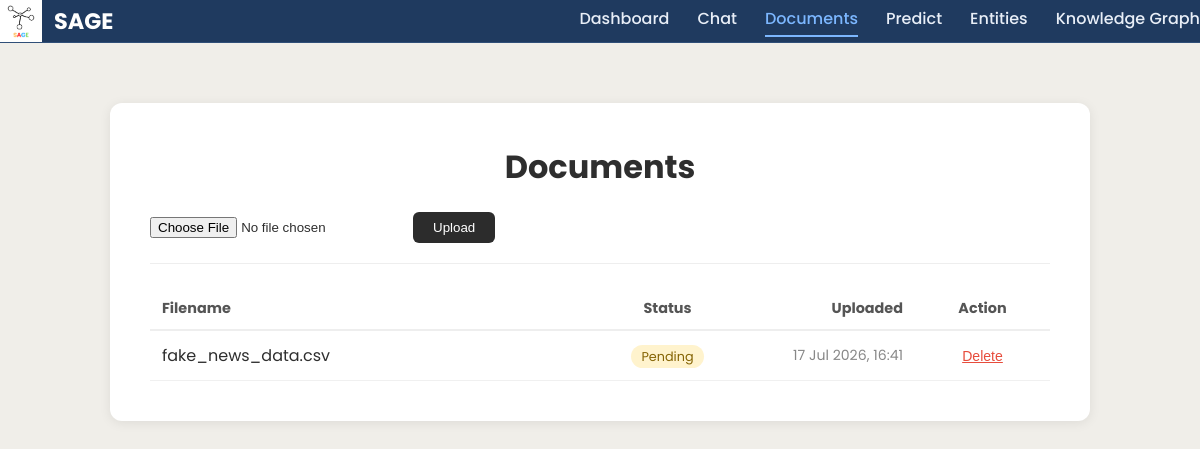
Before: /documents with the older database file.
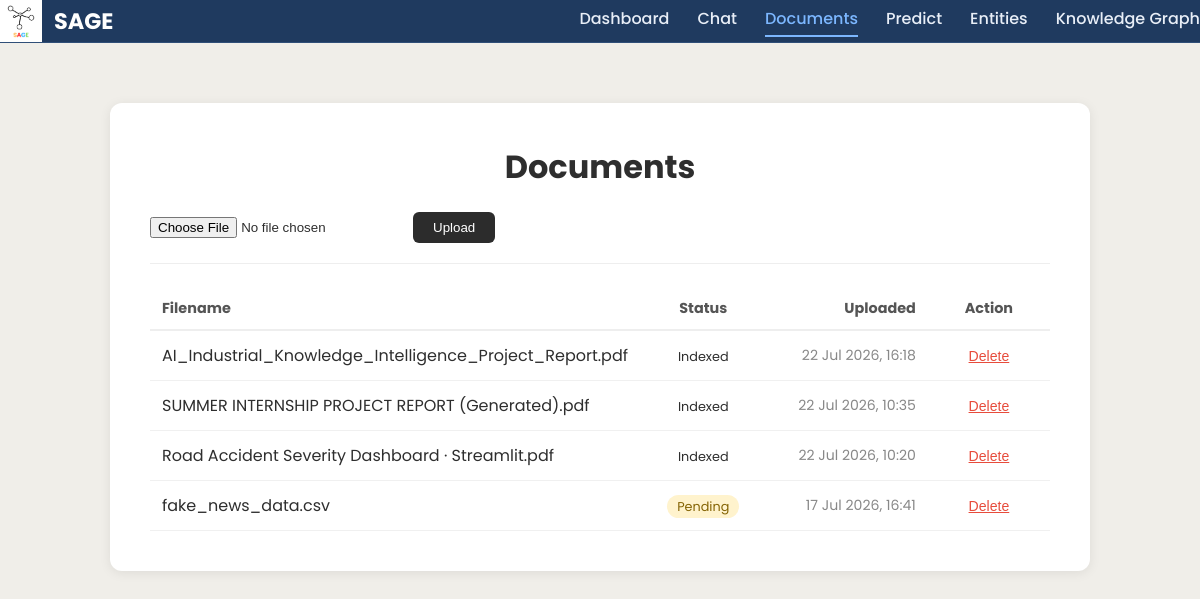
After: the same page with the newer database file.
### website/models.py (models this page shows)
class Document(db.Model):
    id = db.Column(db.Integer, primary_key=True)
    filename = db.Column(db.String(255))
    status = db.Column(db.String(20), default="pending")
    uploaded_at = db.Column(db.DateTime, default=datetime.utcnow)

### website/routes/documents.py (the view)
@documents_bp.route("/documents", methods=["GET"])
def list_documents():
    documents = Document.query.order_by(
        Document.uploaded_at.desc()
    ).all()
    return render_template(
        "documents.html",
        documents=documents
    )

### website/templates/documents.html
{% extends 'base.html' %}
{% block body %}
<div class="page-container">
    <div class="card" style="max-width: 900px;">
        <h1>Documents</h1>
        <form method="POST" action="{{ url_for('documents.upload_document') }}" enctype="multipart/form-data" class="upload-form">
            <input type="file" name="file">
            <button type="submit">Upload</button>
        </form>
        <table class="doc-table">
            <thead>
                <tr>
                    <th style="text-align:left; width:50%;">Filename</th>
                    <th style="text-align:center; width:15%;">Status</th>
                    <th style="text-align:right; width:20%;">Uploaded</th>
                    <th style="text-align:center; width:15%;">Action</th>
                </tr>
            </thead>
            <tbody>
                {% for doc in documents %}
                <tr>
                    <td style="text-align:left;">{{ doc.filename }}</td>
                    <td style="text-align:center;">
                        <span class="status-badge status-{{ doc.status }}">{{ doc.status }}</span>
                    </td>
                    <td style="text-align:right; color:#888; font-size:0.88rem;">
                        {{ doc.uploaded_at.strftime('%d %b %Y, %H:%M') }}
                    </td>
                    <td style="text-align:center;">
                        <form method="POST" action="{{ url_for('documents.delete_document', doc_id=doc.id) }}"
                              onsubmit="return confirm('Delete {{ doc.filename }}?');"
                              style="margin:0;">
                            <button type="submit" style="background:none; border:none; color:#e74c3c; cursor:pointer; font-size:0.88rem; text-decoration:underline;">Delete</button>
                        </form>
                    </td>
                </tr>
                {% endfor %}
            </tbody>
        </table>
    </div>
</div>
{% endblock %}

### website/templates/base.html (shortened to what this page needs)
<!DOCTYPE html>
<html>
<head>
    <link rel="stylesheet" href="{{ url_for('static', filename='css/main.css') }}">
</head>
<body>
    <nav class="navbar">
        <div class="navbar-brand">
            <img src="{{ url_for('static', filename='images/sage_logo.png') }}" alt="SAGE Logo">
            <span>SAGE</span>
        </div>
        <div class="navbar-links">
            <a href="{{ url_for('dashboard.dashboard') }}" class="{{ 'active' if request.endpoint == 'dashboard.dashboard' else '' }}">Dashboard</a>
            <a href="{{ url_for('chat.chat') }}" class="{{ 'active' if request.endpoint == 'chat.chat' else '' }}">Chat</a>
            <a href="{{ url_for('documents.list_documents') }}" class="{{ 'active' if request.endpoint == 'documents.list_documents' else '' }}">Documents</a>
            <a href="{{ url_for('predict.predict') }}" class="{{ 'active' if request.endpoint == 'predict.predict' else '' }}">Predict</a>
            <a href="{{ url_for('entities.entities') }}" class="{{ 'active' if request.endpoint == 'entities.entities' else '' }}">Entities</a>
            <a href="{{ url_for('knowledge_graph.knowledge_graph') }}" class="{{ 'active' if request.endpoint == 'knowledge_graph.knowledge_graph' else '' }}">Knowledge Graph</a>
        </div>
    </nav>
    {% block body %}{% endblock %}
</body>
</html>

### website/static/css/main.css (style rules this page uses)
body, html { margin: 0; padding: 0; background-color: #F0EEE9; font-family: "Poppins", sans-serif; color: #2E2E2E; }
.navbar { display: flex; justify-content: space-between; align-items: center; padding: auto; background-color: #1F3A5F ; border-bottom: 1px solid #304F78; }
.navbar-brand { display:flex; align-items:center; gap:12px; color:white; font-size:1.4rem; font-weight:700; }
.navbar-links { display: flex; gap: 28px; }
.navbar-links a { text-decoration: none; color: #E8EEF7; font-size: 1rem; font-weight: 500; transition: color 0.3s ease, transform 0.2s ease; }
.navbar-links a.active { color: #7CB7FF; border-bottom: 2px solid #7CB7FF; padding-bottom: 4px; }
.navbar-brand img { width:42px; height:42px; object-fit:contain; }
.page-container { display: flex; justify-content: center; padding: 60px 20px; }
.card { background-color: #ffffff; border-radius: 12px; box-shadow: 0 2px 12px rgba(0, 0, 0, 0.08); padding: 40px; width: 100%; max-width: 600px; }
.card h1 { margin-top: 0; text-align: center; }
.upload-form { display: flex; gap: 10px; align-items: center; margin-bottom: 24px; padding-bottom: 20px; border-bottom: 1px solid #eee; }
.upload-form button { padding: 8px 20px; border: none; border-radius: 6px; background-color: #2c2c2c; color: white; cursor: pointer; }
.doc-table { width: 100%; border-collapse: collapse; }
.doc-table th { text-align: left; padding: 10px 12px; border-bottom: 2px solid #eee; color: #555; font-size: 0.9rem; }
.doc-table td { padding: 12px; border-bottom: 1px solid #f0f0f0; }
.status-badge { padding: 3px 10px; border-radius: 12px; font-size: 0.8rem; text-transform: capitalize; }
.status-pending { background-color: #fff3cd; color: #856404; }

Changed rows visible on the page:
added Document: filename "AI_Industrial_Knowledge_Intelligence_Project_Report.pdf", status "Indexed", uploaded_at "22 Jul 2026, 16:18"
added Document: filename "SUMMER INTERNSHIP PROJECT REPORT (Generated).pdf", status "Indexed", uploaded_at "22 Jul 2026, 10:35"
added Document: filename "Road Accident Severity Dashboard · Streamlit.pdf", status "Indexed", uploaded_at "22 Jul 2026, 10:20"
